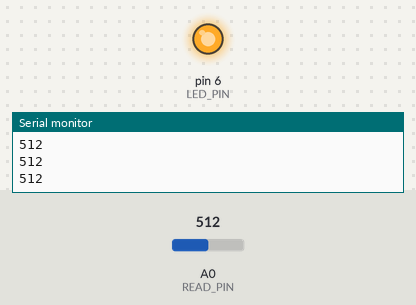
Recording of a sketch running on a simulated Arduino Uno, built with avr-gcc and run on an emulated ATmega328P. On the bench: output pins drawn as LEDs (lit = HIGH), the last lines printed to the serial monitor. The test bench sets the inputs (shaded band); at power-on: A0 (READ_PIN) = 512.

Above: at 1.2 s.
1.3 s: A0 (READ_PIN) set to 554
2.8 s: A0 (READ_PIN) set to 579
At 4.0 s:
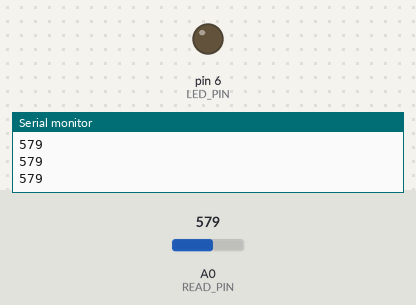
4.3 s: A0 (READ_PIN) set to 560
At 5.2 s:
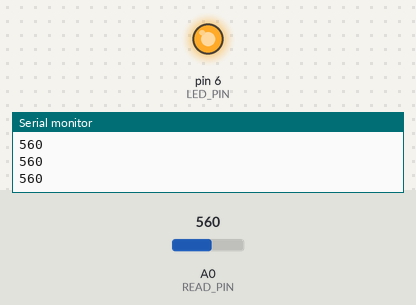
5.8 s: A0 (READ_PIN) set to 580
At 6.4 s:
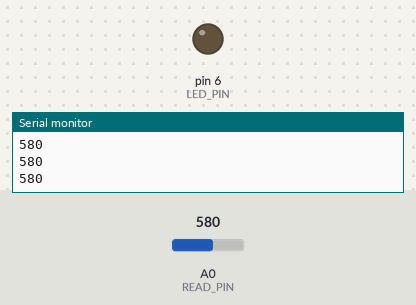
Timing chart, 0 to 8.3 s (numbered marks = the images above; inputs shaded):
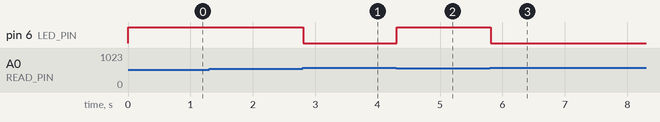

The sketch:

115-challenge-night-light.ino
```cpp
const int READ_PIN = A0, LED_PIN = 6;
int readValue = 0;

void setup() {
  Serial.begin(9600);
  pinMode(READ_PIN, INPUT);
  pinMode(LED_PIN, OUTPUT);
}

// Solution 1: `THERESOLD

void loop() {
  readValue = analogRead(READ_PIN);
  Serial.println(readValue);
  digitalWrite(LED_PIN, readValue <= 570 ? HIGH : LOW);
}

// Solution 2: PWM LED

// void loop() {
//   readValue = analogRead(READ_PIN);
//   Serial.println(readValue);
//   analogWrite(LED_PIN, map(readValue, 1023, 0, 0, 255));
// }
```

Measured:
- the behaviour switches between 570 and 571 on A0 (READ_PIN) (found by bisection; images 0 and 1)
- after the input at 2.8 s, pin 6 (LED_PIN): HIGH → LOW at once
- after the input at 4.3 s, pin 6 (LED_PIN): LOW → HIGH at once
- after the input at 5.8 s, pin 6 (LED_PIN): HIGH → LOW at once
